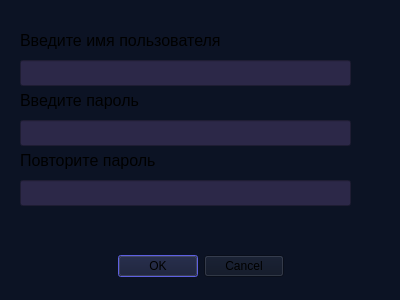
<?xml version="1.0" encoding="UTF-8"?>
<ui version="4.0">
 <class>signupwindow</class>
 <widget class="QDialog" name="signupwindow">
  <property name="geometry">
   <rect>
    <x>0</x>
    <y>0</y>
    <width>400</width>
    <height>300</height>
   </rect>
  </property>
  <property name="sizePolicy">
   <sizepolicy hsizetype="Maximum" vsizetype="Maximum">
    <horstretch>0</horstretch>
    <verstretch>0</verstretch>
   </sizepolicy>
  </property>
  <property name="minimumSize">
   <size>
    <width>400</width>
    <height>300</height>
   </size>
  </property>
  <property name="maximumSize">
   <size>
    <width>400</width>
    <height>300</height>
   </size>
  </property>
  <property name="windowTitle">
   <string>Регистрация аккаунта</string>
  </property>
  <property name="styleSheet">
   <string notr="true">background-color: rgb(12, 19, 36);
selection-background-color: rgb(63, 65, 206);
selection-color: rgb(184, 195, 255);</string>
  </property>
  <widget class="QDialogButtonBox" name="buttonBox">
   <property name="geometry">
    <rect>
     <x>30</x>
     <y>250</y>
     <width>341</width>
     <height>32</height>
    </rect>
   </property>
   <property name="layoutDirection">
    <enum>Qt::LayoutDirection::LeftToRight</enum>
   </property>
   <property name="orientation">
    <enum>Qt::Orientation::Horizontal</enum>
   </property>
   <property name="standardButtons">
    <set>QDialogButtonBox::StandardButton::Cancel|QDialogButtonBox::StandardButton::Ok</set>
   </property>
   <property name="centerButtons">
    <bool>true</bool>
   </property>
  </widget>
  <widget class="QLabel" name="usernameText">
   <property name="geometry">
    <rect>
     <x>20</x>
     <y>30</y>
     <width>221</width>
     <height>21</height>
    </rect>
   </property>
   <property name="font">
    <font>
     <pointsize>12</pointsize>
    </font>
   </property>
   <property name="text">
    <string>Введите имя пользователя</string>
   </property>
  </widget>
  <widget class="QLineEdit" name="setUsername">
   <property name="geometry">
    <rect>
     <x>20</x>
     <y>60</y>
     <width>331</width>
     <height>26</height>
    </rect>
   </property>
   <property name="styleSheet">
    <string notr="true">background-color: rgb(44, 40, 72);a</string>
   </property>
   <property name="maxLength">
    <number>20</number>
   </property>
  </widget>
  <widget class="QLabel" name="passwordText">
   <property name="geometry">
    <rect>
     <x>20</x>
     <y>90</y>
     <width>201</width>
     <height>21</height>
    </rect>
   </property>
   <property name="font">
    <font>
     <pointsize>12</pointsize>
    </font>
   </property>
   <property name="text">
    <string>Введите пароль</string>
   </property>
  </widget>
  <widget class="QLineEdit" name="setPassword">
   <property name="geometry">
    <rect>
     <x>20</x>
     <y>120</y>
     <width>331</width>
     <height>26</height>
    </rect>
   </property>
   <property name="styleSheet">
    <string notr="true">background-color: rgb(44, 40, 72);a</string>
   </property>
   <property name="maxLength">
    <number>30</number>
   </property>
   <property name="echoMode">
    <enum>QLineEdit::EchoMode::Password</enum>
   </property>
  </widget>
  <widget class="QLabel" name="repeatPasswordText">
   <property name="geometry">
    <rect>
     <x>20</x>
     <y>150</y>
     <width>181</width>
     <height>21</height>
    </rect>
   </property>
   <property name="font">
    <font>
     <pointsize>12</pointsize>
    </font>
   </property>
   <property name="text">
    <string>Повторите пароль</string>
   </property>
  </widget>
  <widget class="QLineEdit" name="setPasswordRepeat">
   <property name="geometry">
    <rect>
     <x>20</x>
     <y>180</y>
     <width>331</width>
     <height>26</height>
    </rect>
   </property>
   <property name="styleSheet">
    <string notr="true">background-color: rgb(44, 40, 72);a</string>
   </property>
   <property name="maxLength">
    <number>30</number>
   </property>
   <property name="echoMode">
    <enum>QLineEdit::EchoMode::Password</enum>
   </property>
  </widget>
 </widget>
 <resources/>
 <connections>
  <connection>
   <sender>buttonBox</sender>
   <signal>accepted()</signal>
   <receiver>signupwindow</receiver>
   <slot>accept()</slot>
   <hints>
    <hint type="sourcelabel">
     <x>248</x>
     <y>254</y>
    </hint>
    <hint type="destinationlabel">
     <x>157</x>
     <y>274</y>
    </hint>
   </hints>
  </connection>
  <connection>
   <sender>buttonBox</sender>
   <signal>rejected()</signal>
   <receiver>signupwindow</receiver>
   <slot>reject()</slot>
   <hints>
    <hint type="sourcelabel">
     <x>316</x>
     <y>260</y>
    </hint>
    <hint type="destinationlabel">
     <x>286</x>
     <y>274</y>
    </hint>
   </hints>
  </connection>
 </connections>
</ui>
